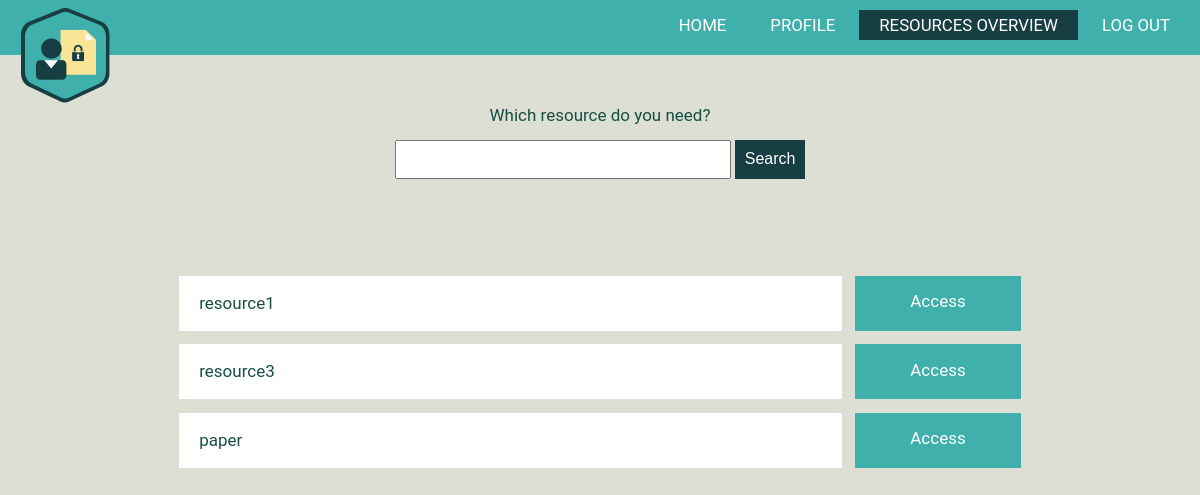
Page /resources-overview/ (signed in) on the earlier database version.
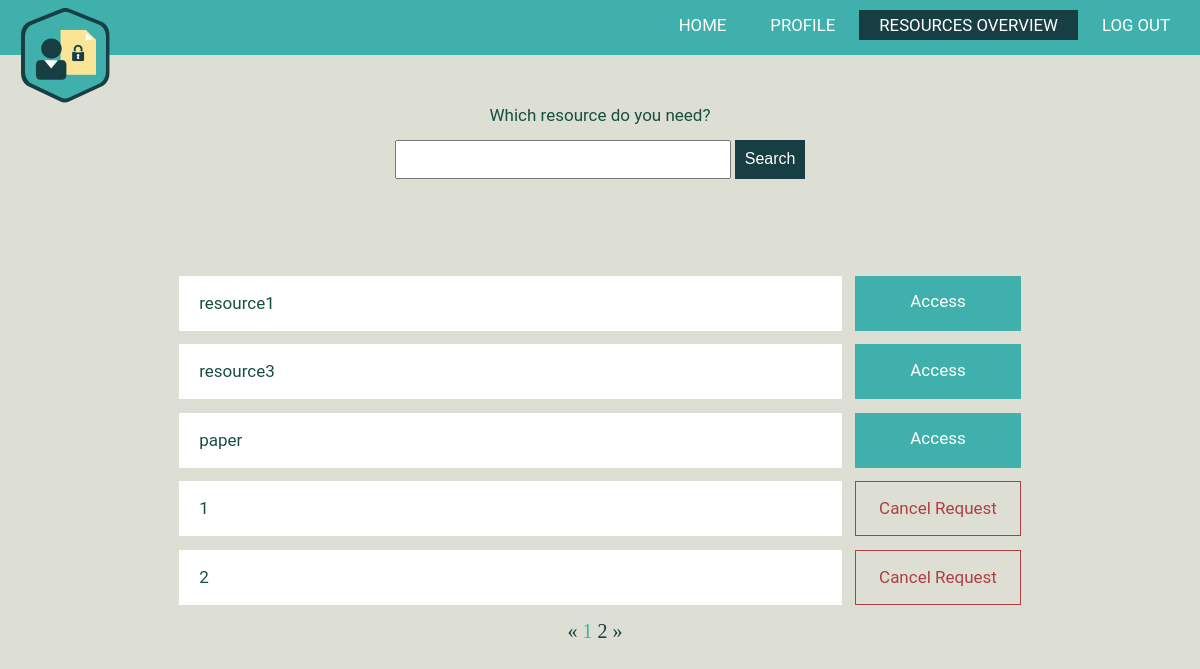
Same page on the later database version.
### AuthorizationManagement/models.py (models this page shows)
class Resource(models.Model):
    type = models.CharField(max_length=50, default = 'default_type')
    name = models.CharField(max_length=150, default = 'default_name')
    description = models.CharField(max_length=250, default = 'default_description')
    creationDate = models.DateTimeField(default=datetime.now, blank=True)
    readers = models.ManyToManyField(CustomUser, related_name= 'reader')
    owners = models.ManyToManyField(Owner, related_name= 'owner')
    link = models.FileField(upload_to='')

### AuthorizationManagement/views.py (the view)
# urls.py: re_path(r'^resources-overview/$', ResourcesOverview.as_view(), name='resource-overview'),
@method_decorator(login_required, name='dispatch')
class ResourcesOverview(generic.ListView):
    model = Resource.objects.all()
    template_name = 'AuthorizationManagement/resources-overview.html'
    context_object_name = "resources_list"
    paginate_by = 5
    query = ''
    can_access = Resource.objects.none()
    requested_resources = Resource.objects.none()
    def get_queryset(self):
        return self.model
    def get_context_data(self, **kwargs):
        context = super(ResourcesOverview, self).get_context_data(**kwargs)
        context['is_admin'] = self.request.user.is_staff
        context['is_superuser'] = self.request.user.is_superuser
        context['query'] = self.query;
        context['query_pagination_string'] = ''
        context['can_access'] = self.request.user.reader.filter(id__in=self.model)
        context['requested_resources'] = Resource.objects.filter(
            id__in=AccessRequest.objects.filter(sender=self.request.user).values('resource_id'))
        return context

### AuthorizationManagement/templates/AuthorizationManagement/resources-overview.html (shortened to what this page needs)
{% extends "AuthorizationManagement/base.html" %}
{% block overview%}
	class="active";
{% endblock %}
{% block styles %}
	{% load static %}
	<link rel="stylesheet" type="text/css" href="{% static 'AuthorizationManagement/css/info.css' %}" />
	<link rel="stylesheet" type="text/css" href="{% static 'AuthorizationManagement/css/modal_dialog_req.css' %}" />
	<link href="{% static 'AuthorizationManagement/css/resources-overview.css' %}" rel="stylesheet" type="text/css"/>
{% endblock %}
{% block body %}
<div class="search">
	<p>Which resource do you need?</p>
	<form action="/resources-overview/search" method="get">
		<input type="text" name="q" class="search-box">
		<input type="submit" value="Search" class="search-btn">
	</form><br>
        <div class="container">
	{% if resources_list %}
			<div class="results">
	</div>
	        {% for res in resources_list %}
					<a href="#{{res.pk}}" class="resource-name"> {{res.name}} </a>
	           {% if res in can_access or is_admin %}
					       <a href="../resources/{{res.pk}}" class="access-btn"download>Access</a>
			   {% elif res in requested_resources %}
				      <a href="#cancel-request-{{res.pk}}" class="cancel-btn"> Cancel Request </a>
						<br>
			   {% endif %}
			{% endfor %}
			</div>
 </div>
{% if is_paginated %}
  <ul class="pagination">
    {% if page_obj.has_previous %}
      <li><a href="?{{query_pagination_string}}page={{ page_obj.previous_page_number }}">&laquo;</a></li>
    {% else %}
      <li class="disabled"><span>&laquo;</span></li>
    {% endif %}
    {% for i in paginator.page_range %}
      {% if page_obj.number == i %}
        <li class="active"><span>{{ i }} </span></li>
      {% else %}
        <li><a href="?{{query_pagination_string}}page={{ i }}">{{ i }}</a></li>
      {% endif %}
    {% endfor %}
    {% if page_obj.has_next %}
      <li><a href="?{{query_pagination_string}}page={{ page_obj.next_page_number }}">&raquo;</a></li>
    {% else %}
      <li class="disabled"><span>&raquo;</span></li>
    {% endif %}
  </ul>
{% endif %}
{% else %}
    <p class="no-results">No resources matched your search criteria.</p>
{% endif %}
{% endblock %}

Differences in the rows shown:
added Resource: name "1"
added Resource: name "2"
Other differences:
new list line: "1"
new list line: "2"
